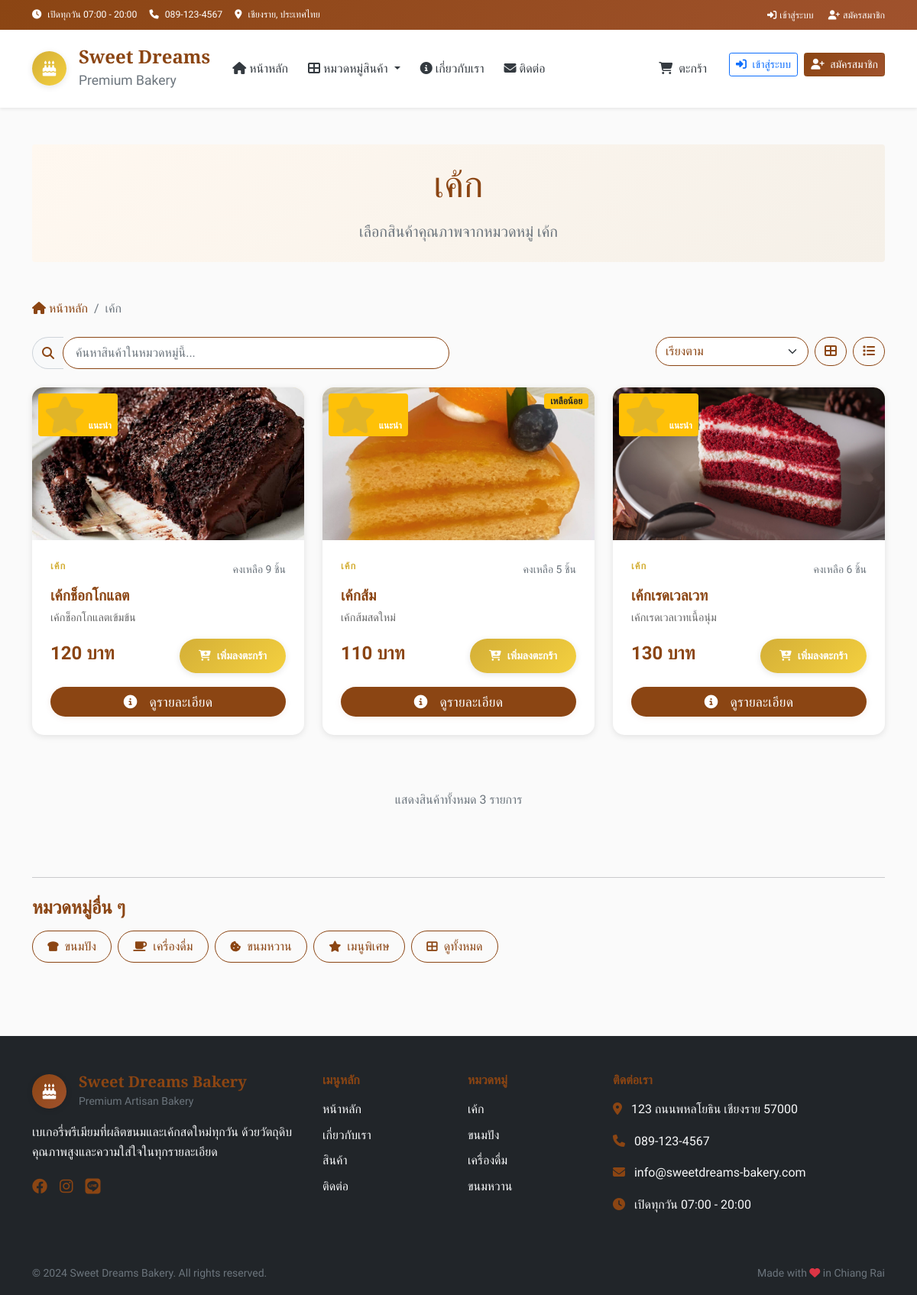
The page /category/1 on the database as committed earlier.
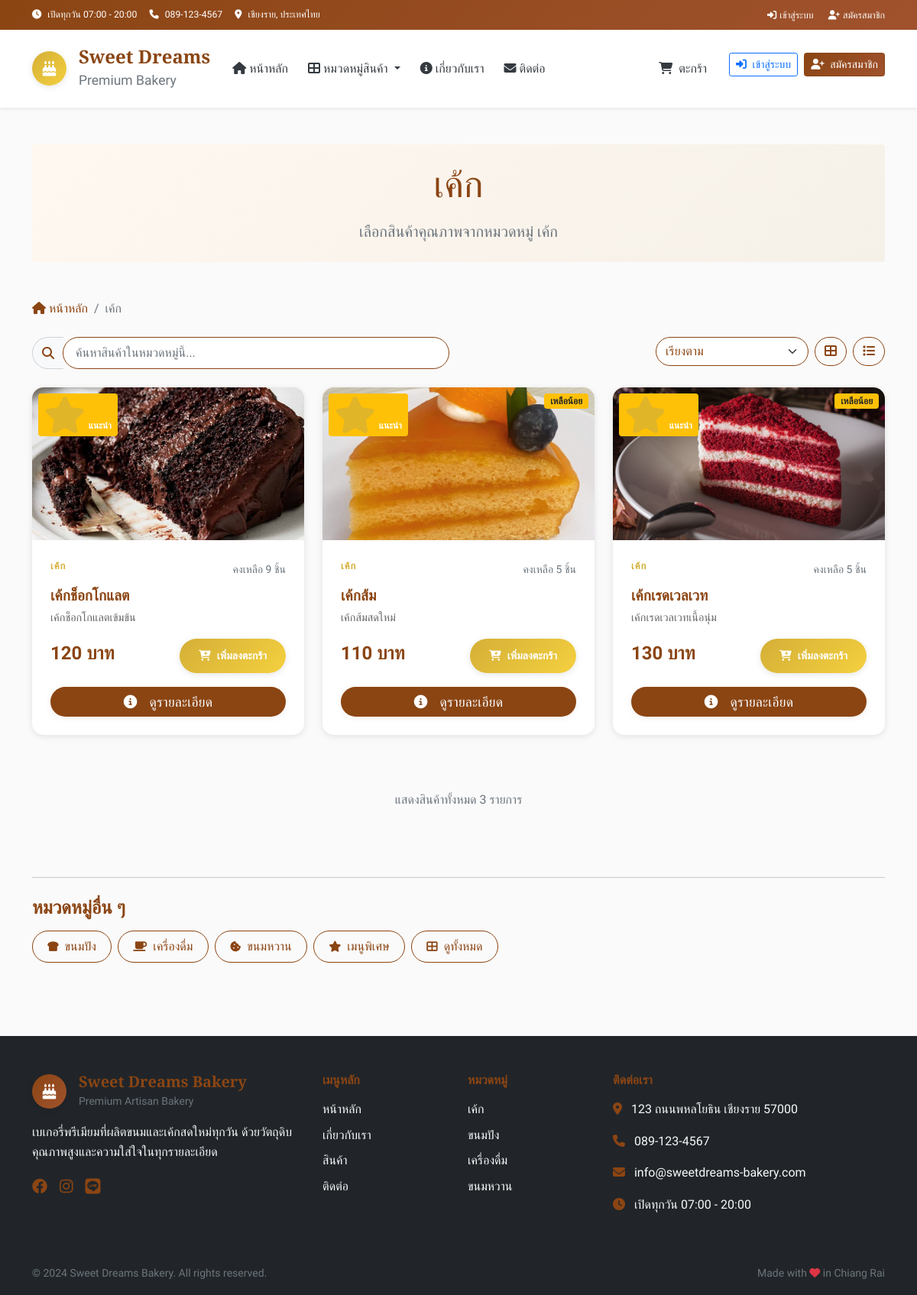
The same page on the database as committed later.
### tables this page shows
CREATE TABLE products (
        id INTEGER PRIMARY KEY AUTOINCREMENT,
        name TEXT NOT NULL,
        name_en TEXT,
        description TEXT,
        price DECIMAL(10,2) NOT NULL,
        image TEXT,
        category_id INTEGER,
        is_available BOOLEAN DEFAULT 1,
        is_featured BOOLEAN DEFAULT 0,
        stock_quantity INTEGER DEFAULT 0,
        created_at TIMESTAMP DEFAULT CURRENT_TIMESTAMP,
        FOREIGN KEY (category_id) REFERENCES categories (id)
    );

### app.py (the view)
@app.route('/category/<int:category_id>')
def category_by_id(category_id):
    categories = get_categories()
    products = get_products_by_category(category_id)
    category_name = None
    for cat in categories:
        if cat['id'] == category_id:
            category_name = cat['name']
            break
    if not category_name:
        flash('ไม่พบหมวดหมู่ที่ต้องการ')
        return redirect(url_for('index'))
    return render_template('category.html',
                         products=products,
                         category_name=category_name)

### app.py (called while the page is built, shortened)
def get_db_connection():
    conn = sqlite3.connect(DB_NAME)
    conn.row_factory = sqlite3.Row
    return conn

def get_categories():
    conn = get_db_connection()
    categories = conn.execute(
        "SELECT * FROM categories ORDER BY display_order"
    ).fetchall()
    conn.close()
    return categories

def get_products_by_category(category_id=None, featured_only=False):
    conn = get_db_connection()
    if category_id:
        if featured_only:
            products = conn.execute("""
                SELECT p.*, c.name as category_name
                FROM products p
                JOIN categories c ON p.category_id = c.id
                WHERE p.category_id = ? AND p.is_available = 1 AND p.is_featured = 1
                ORDER BY p.created_at DESC
            """, (category_id,)).fetchall()
        else:
            products = conn.execute("""
                SELECT p.*, c.name as category_name
                FROM products p
                JOIN categories c ON p.category_id = c.id
                WHERE p.category_id = ? AND p.is_available = 1
                ORDER BY p.created_at DESC
            """, (category_id,)).fetchall()
    conn.close()
    return products

### templates/category.html (shortened to what the changed rows need)
{% extends "layout.html" %}
{% block content %}
<div class="container py-5">
    <div class="row mb-5">
        <div class="col-12">
            <div class="bg-gradient-light rounded p-4 text-center">
                <h1 class="display-5 mb-3">{{ category_name }}</h1>
            </div>
        </div>
    </div>
    {% if products %}
        <div class="row" id="products-container">
            {% for product in products %}
            <div class="col-lg-4 col-md-6 mb-4 product-item"
                 data-name="{{ product.name }}"
                 data-price="{{ product.price }}">
                <div class="product-card h-100">
                    <div class="product-image position-relative">
                        {% if product.image %}
                            <img src="{{ url_for('static', filename='images/products/' + product.image) }}"
                                 alt="{{ product.name }}"
                                 class="img-fluid"
                                 loading="lazy">
                        {% else %}
                            <i class="fas fa-birthday-cake"></i>
                        {% endif %}
                        {% if product.is_featured %}
                            <span class="badge bg-warning position-absolute top-0 start-0 m-2">
                                <i class="fas fa-star me-1"></i>แนะนำ
                            </span>
                        {% endif %}
                        {% if product.stock_quantity <= 5 and product.stock_quantity > 0 %}
                            <span class="badge bg-warning text-dark position-absolute top-0 end-0 m-2">
                                เหลือน้อย
                            </span>
                        {% endif %}
                    </div>
                    <div class="product-body">
                        <div class="d-flex justify-content-between align-items-center mb-2">
                            <div class="product-category">{{ category_name }}</div>
                            {% if product.stock_quantity > 0 %}
                                <small class="text-muted">คงเหลือ {{ product.stock_quantity }} ชิ้น</small>
                            {% else %}
                                <small class="text-danger">สินค้าหมด</small>
                            {% endif %}
                        </div>
                        <h5 class="product-name">{{ product.name }}</h5>
                        {% if product.description %}
                            <p class="product-description">{{ product.description }}</p>
                        {% endif %}
                        <div class="d-flex justify-content-between align-items-baseline">
                            <div class="product-price">{{ "%.0f"|format(product.price) }} บาท</div>
                            {% if product.stock_quantity > 0 %}
                                <button class="btn btn-custom btn-sm add-to-cart"
                                        data-product-id="{{ product.id }}"
                                        data-product-name="{{ product.name }}"
                                        data-product-price="{{ product.price }}">
                                    <i class="fas fa-cart-plus"></i> เพิ่มลงตะกร้า
                                </button>
                            {% else %}
                                <button class="btn btn-secondary btn-sm" disabled>
                                    <i class="fas fa-times"></i> หมด
                                </button>
                            {% endif %}
                        </div>
                        <div class="d-flex justify-content-center mt-2">
                            <a href="{{ url_for('product_detail', product_id=product.id) }}"
                               class="btn btn-detail-view">
                                <i class="fas fa-info-circle me-2"></i>
                                ดูรายละเอียด
                            </a>
                        </div>
                    </div>
                </div>
            </div>
            {% endfor %}
        </div>
    {% endif %}
</div>
{% endblock %}

Rows that differ between the two databases and show on the page:
changed products "เค้กเรดเวลเวท": stock_quantity "6" → "5"; now shows "เหลือน้อย"
